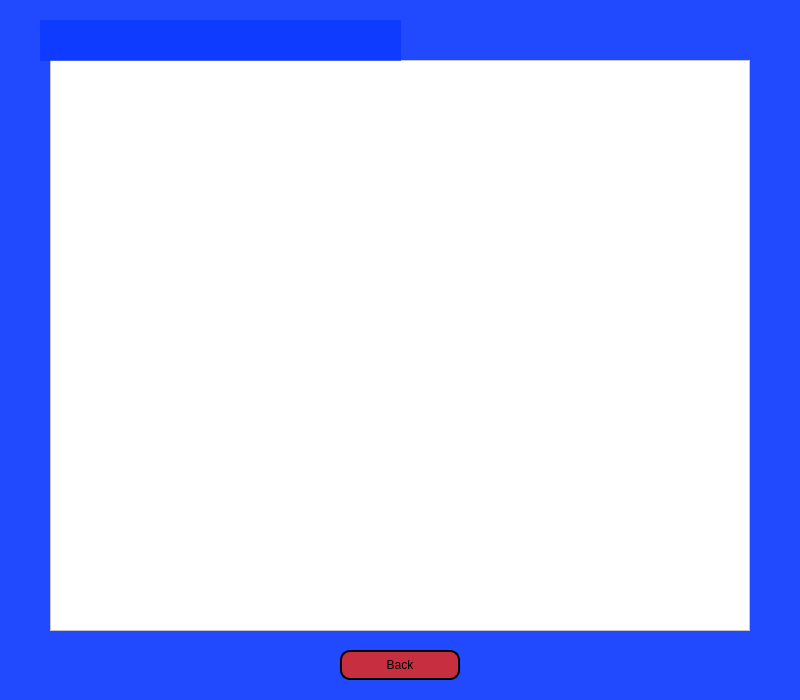
<?xml version="1.0" encoding="UTF-8"?>
<ui version="4.0">
 <class>pagetimeline</class>
 <widget class="QDialog" name="pagetimeline">
  <property name="geometry">
   <rect>
    <x>0</x>
    <y>0</y>
    <width>800</width>
    <height>700</height>
   </rect>
  </property>
  <property name="windowTitle">
   <string>Dialog</string>
  </property>
  <property name="styleSheet">
   <string notr="true">background-color: rgba(4, 51, 255, 169);</string>
  </property>
  <widget class="QListWidget" name="listWidget">
   <property name="geometry">
    <rect>
     <x>50</x>
     <y>60</y>
     <width>700</width>
     <height>571</height>
    </rect>
   </property>
   <property name="styleSheet">
    <string notr="true">background-color: rgb(255, 255, 255);</string>
   </property>
  </widget>
  <widget class="QLabel" name="label">
   <property name="geometry">
    <rect>
     <x>40</x>
     <y>20</y>
     <width>361</width>
     <height>41</height>
    </rect>
   </property>
   <property name="font">
    <font>
     <pointsize>24</pointsize>
    </font>
   </property>
   <property name="text">
    <string/>
   </property>
  </widget>
  <widget class="QPushButton" name="back">
   <property name="geometry">
    <rect>
     <x>340</x>
     <y>650</y>
     <width>120</width>
     <height>30</height>
    </rect>
   </property>
   <property name="styleSheet">
    <string notr="true">background-color: rgba(255, 38, 0, 191);
border: 2px solid;
Border-radius: 10px;</string>
   </property>
   <property name="text">
    <string>Back</string>
   </property>
  </widget>
 </widget>
 <resources/>
 <connections/>
</ui>
